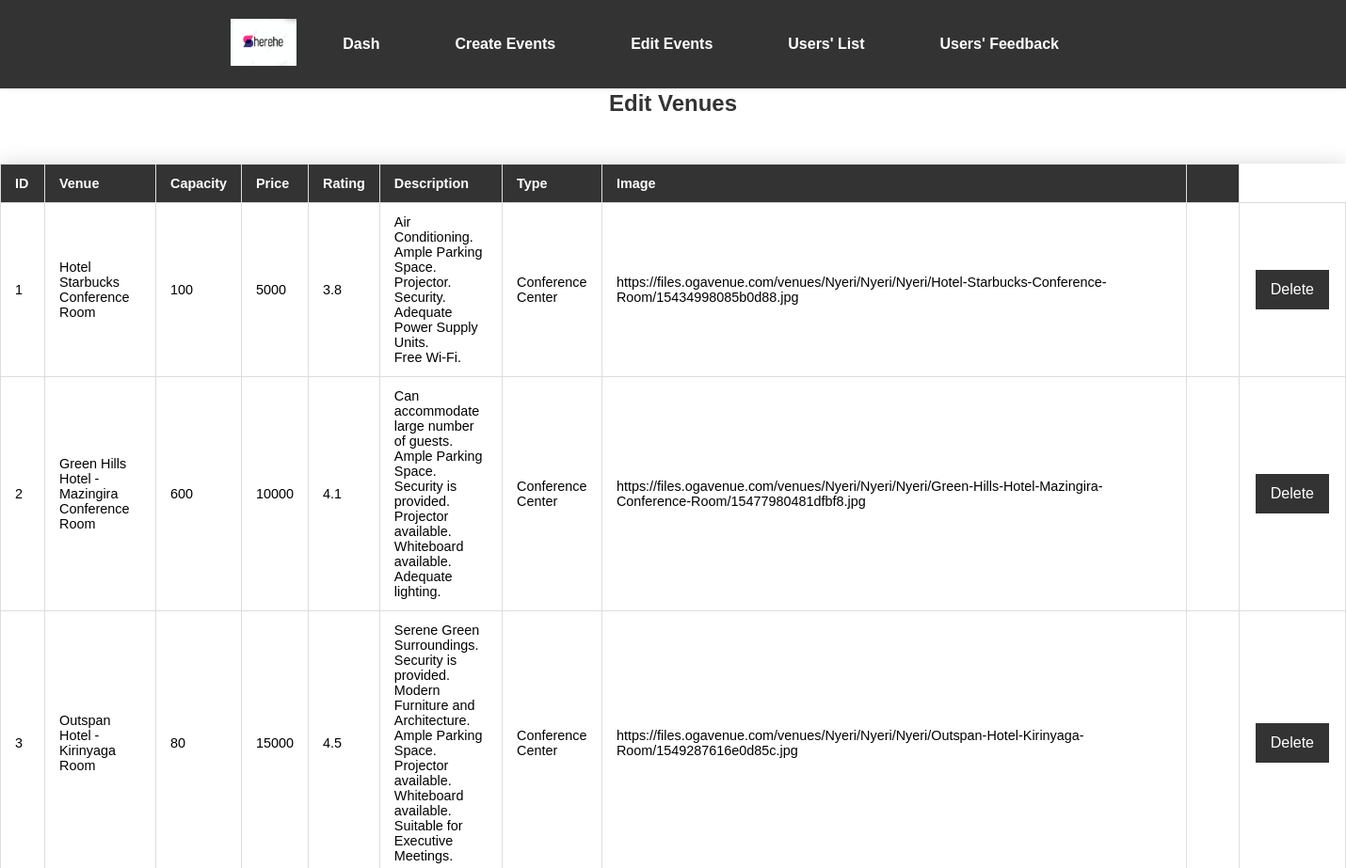
/admin/view_events.php (upper part), run on an earlier commit of the app's database.
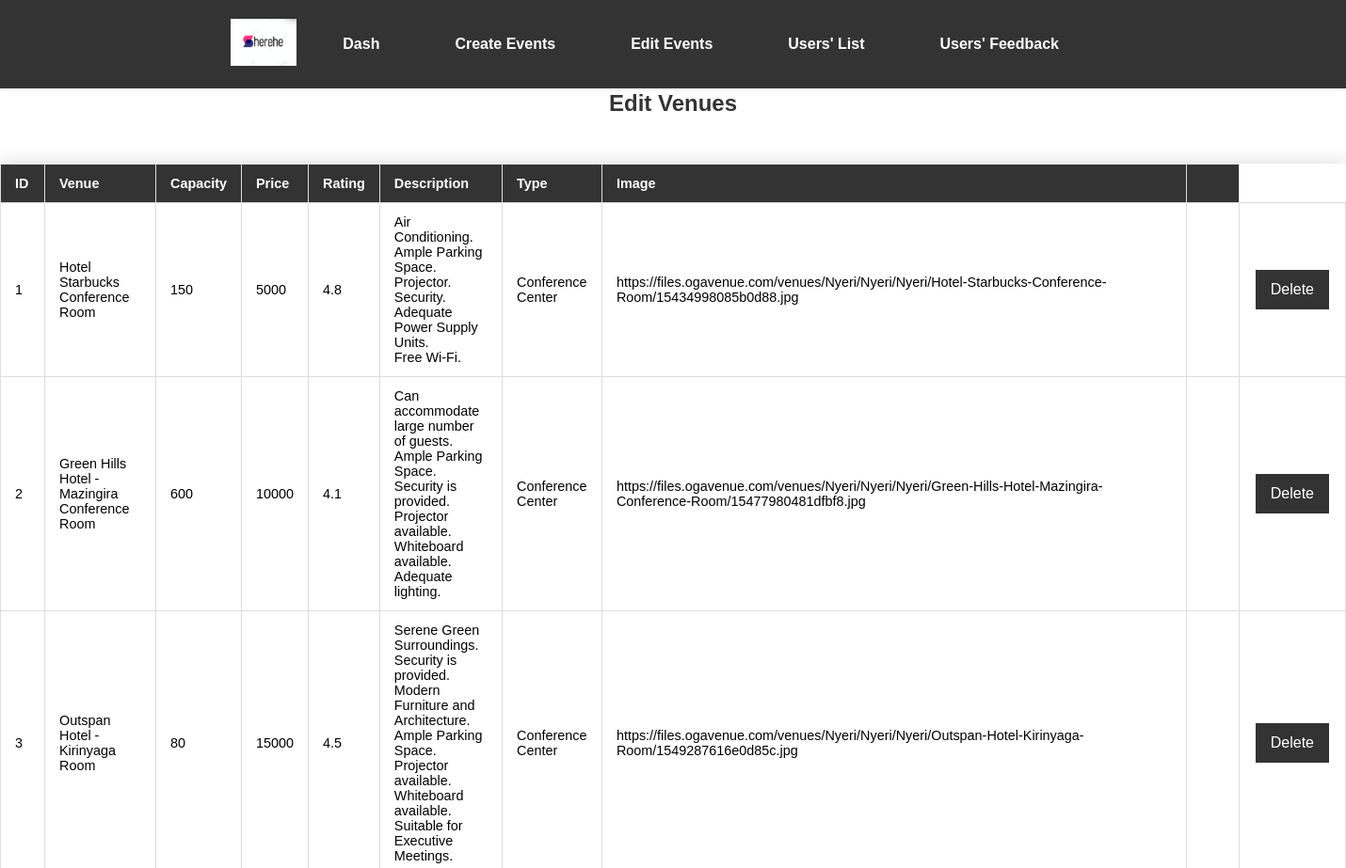
And on a later commit of the database.
### tables this page shows
CREATE TABLE `venues` (
  `id` int(5) NOT NULL,
  `venue` varchar(50) NOT NULL,
  `type` varchar(30) NOT NULL,
  `amenities` varchar(500) NOT NULL,
  `capacity` int(5) NOT NULL,
  `price` int(15) NOT NULL,
  `image` varchar(2000) NOT NULL,
  `rating` decimal(3,1) NOT NULL
);

### admin/view_events.php (the view, shortened to what this page needs)
<!DOCTYPE html>
<html>
<head>
    <link rel="stylesheet" href="view_events.css">
</head>
<body>
    <header>
        <nav>
            <a href="./admin_dash.php"><img src="../images/logo.png" alt="Sherehe logo"></a>
            <ul>
                <li><a href="admin_dash.php">Dash</a></li>
                <li><a href="insertion.php">Create Events</a></li>
                <li><a href="view_events.php">Edit Events</a></li>
                <li><a href="users_details.php">Users' List</a></li>
                <li><a href="view_feedback.php">Users' Feedback</a></li>
            </ul>
        </nav>
    </header>
    <?php
    $conn = mysqli_connect('localhost', 'root', '', 'sherehe');
    $sql = "SELECT * FROM venues";
    $result = mysqli_query($conn, $sql);
    if (mysqli_num_rows($result) > 0) {
        echo '<h1>Edit Venues</h1>';
        echo '<table>';
        echo '<tr><th>ID</th><th>Venue</th><th>Capacity</th><th>Price</th><th>Rating</th><th>Description</th><th>Type</th><th>Image</th><th></th></tr>';
        while ($row = mysqli_fetch_assoc($result)) {
            echo '<tr>';
            echo '<td>' . $row['id'] . '</td>';
            echo '<td>' . $row['venue'] . '</td>';
            echo '<td>' . $row['capacity'] . '</td>';
            echo '<td>' . $row['price'] . '</td>';
            echo '<td>' . $row['rating'] . '</td>';
            echo '<td>' . $row['amenities'] . '</td>';
            echo '<td>' . $row['type'] . '</td>';
            echo '<td>' . $row['image'] . '</td>';
            echo "<td><a href='edit_venue.php?id=" . $row['id'] . "'>Edit</a></td>";
            echo "<td><button onclick=\"deleteRecord(" . $row['id'] . ")\">Delete</button></td>";
            echo '</tr>';
        }
        echo '</table>';
    } else {
        echo '<h1>No events found</h1>';
    }
    ?>
</body>
</html>

What changed in the data, as far as the page shows it:
changed venues "Hotel Starbucks Conference Room": capacity "100" → "150"; rating "3.8" → "4.8"
